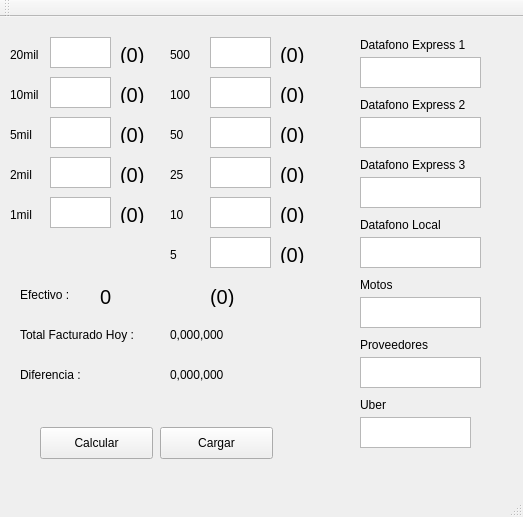
<?xml version="1.0" encoding="UTF-8"?>
<ui version="4.0">
 <class>MainWindow</class>
 <widget class="QMainWindow" name="MainWindow">
  <property name="geometry">
   <rect>
    <x>0</x>
    <y>0</y>
    <width>523</width>
    <height>517</height>
   </rect>
  </property>
  <property name="windowTitle">
   <string>MainWindow</string>
  </property>
  <widget class="QWidget" name="centralWidget">
   <widget class="QPushButton" name="pushButton_GO">
    <property name="geometry">
     <rect>
      <x>160</x>
      <y>410</y>
      <width>113</width>
      <height>32</height>
     </rect>
    </property>
    <property name="text">
     <string>Cargar</string>
    </property>
   </widget>
   <widget class="QLabel" name="label">
    <property name="geometry">
     <rect>
      <x>10</x>
      <y>30</y>
      <width>60</width>
      <height>16</height>
     </rect>
    </property>
    <property name="text">
     <string>20mil</string>
    </property>
   </widget>
   <widget class="QTextEdit" name="TE_Billete">
    <property name="geometry">
     <rect>
      <x>50</x>
      <y>20</y>
      <width>61</width>
      <height>31</height>
     </rect>
    </property>
    <property name="tabChangesFocus">
     <bool>true</bool>
    </property>
    <property name="html">
     <string>&lt;!DOCTYPE HTML PUBLIC &quot;-//W3C//DTD HTML 4.0//EN&quot; &quot;http://www.w3.org/TR/REC-html40/strict.dtd&quot;&gt;
&lt;html&gt;&lt;head&gt;&lt;meta name=&quot;qrichtext&quot; content=&quot;1&quot; /&gt;&lt;style type=&quot;text/css&quot;&gt;
p, li { white-space: pre-wrap; }
&lt;/style&gt;&lt;/head&gt;&lt;body style=&quot; font-family:'.SF NS Text'; font-size:13pt; font-weight:400; font-style:normal;&quot;&gt;
&lt;p style=&quot;-qt-paragraph-type:empty; margin-top:0px; margin-bottom:0px; margin-left:0px; margin-right:0px; -qt-block-indent:0; text-indent:0px;&quot;&gt;&lt;br /&gt;&lt;/p&gt;&lt;/body&gt;&lt;/html&gt;</string>
    </property>
   </widget>
   <widget class="QTextEdit" name="TE_Billete_2">
    <property name="geometry">
     <rect>
      <x>50</x>
      <y>60</y>
      <width>61</width>
      <height>31</height>
     </rect>
    </property>
    <property name="tabChangesFocus">
     <bool>true</bool>
    </property>
   </widget>
   <widget class="QLabel" name="label_2">
    <property name="geometry">
     <rect>
      <x>10</x>
      <y>70</y>
      <width>60</width>
      <height>16</height>
     </rect>
    </property>
    <property name="text">
     <string>10mil</string>
    </property>
   </widget>
   <widget class="QTextEdit" name="TE_Billete_3">
    <property name="geometry">
     <rect>
      <x>50</x>
      <y>100</y>
      <width>61</width>
      <height>31</height>
     </rect>
    </property>
    <property name="tabChangesFocus">
     <bool>true</bool>
    </property>
   </widget>
   <widget class="QLabel" name="label_3">
    <property name="geometry">
     <rect>
      <x>10</x>
      <y>110</y>
      <width>60</width>
      <height>16</height>
     </rect>
    </property>
    <property name="text">
     <string>5mil</string>
    </property>
   </widget>
   <widget class="QTextEdit" name="TE_Billete_4">
    <property name="geometry">
     <rect>
      <x>50</x>
      <y>140</y>
      <width>61</width>
      <height>31</height>
     </rect>
    </property>
    <property name="tabChangesFocus">
     <bool>true</bool>
    </property>
   </widget>
   <widget class="QLabel" name="label_4">
    <property name="geometry">
     <rect>
      <x>10</x>
      <y>150</y>
      <width>60</width>
      <height>16</height>
     </rect>
    </property>
    <property name="text">
     <string>2mil</string>
    </property>
   </widget>
   <widget class="QTextEdit" name="TE_Billete_5">
    <property name="geometry">
     <rect>
      <x>50</x>
      <y>180</y>
      <width>61</width>
      <height>31</height>
     </rect>
    </property>
    <property name="tabChangesFocus">
     <bool>true</bool>
    </property>
   </widget>
   <widget class="QLabel" name="label_5">
    <property name="geometry">
     <rect>
      <x>10</x>
      <y>190</y>
      <width>60</width>
      <height>16</height>
     </rect>
    </property>
    <property name="text">
     <string>1mil</string>
    </property>
   </widget>
   <widget class="QTextEdit" name="TE_Moneda">
    <property name="geometry">
     <rect>
      <x>210</x>
      <y>20</y>
      <width>61</width>
      <height>31</height>
     </rect>
    </property>
    <property name="tabChangesFocus">
     <bool>true</bool>
    </property>
   </widget>
   <widget class="QLabel" name="label_6">
    <property name="geometry">
     <rect>
      <x>170</x>
      <y>30</y>
      <width>60</width>
      <height>16</height>
     </rect>
    </property>
    <property name="text">
     <string>500</string>
    </property>
   </widget>
   <widget class="QTextEdit" name="TE_Moneda_2">
    <property name="geometry">
     <rect>
      <x>210</x>
      <y>60</y>
      <width>61</width>
      <height>31</height>
     </rect>
    </property>
    <property name="tabChangesFocus">
     <bool>true</bool>
    </property>
   </widget>
   <widget class="QLabel" name="label_7">
    <property name="geometry">
     <rect>
      <x>170</x>
      <y>70</y>
      <width>60</width>
      <height>16</height>
     </rect>
    </property>
    <property name="text">
     <string>100</string>
    </property>
   </widget>
   <widget class="QTextEdit" name="TE_Moneda_3">
    <property name="geometry">
     <rect>
      <x>210</x>
      <y>100</y>
      <width>61</width>
      <height>31</height>
     </rect>
    </property>
    <property name="tabChangesFocus">
     <bool>true</bool>
    </property>
   </widget>
   <widget class="QLabel" name="label_8">
    <property name="geometry">
     <rect>
      <x>170</x>
      <y>110</y>
      <width>60</width>
      <height>16</height>
     </rect>
    </property>
    <property name="text">
     <string>50</string>
    </property>
   </widget>
   <widget class="QTextEdit" name="TE_Moneda_4">
    <property name="geometry">
     <rect>
      <x>210</x>
      <y>140</y>
      <width>61</width>
      <height>31</height>
     </rect>
    </property>
    <property name="tabChangesFocus">
     <bool>true</bool>
    </property>
   </widget>
   <widget class="QLabel" name="label_9">
    <property name="geometry">
     <rect>
      <x>170</x>
      <y>150</y>
      <width>60</width>
      <height>16</height>
     </rect>
    </property>
    <property name="text">
     <string>25</string>
    </property>
   </widget>
   <widget class="QTextEdit" name="TE_Moneda_5">
    <property name="geometry">
     <rect>
      <x>210</x>
      <y>180</y>
      <width>61</width>
      <height>31</height>
     </rect>
    </property>
    <property name="tabChangesFocus">
     <bool>true</bool>
    </property>
   </widget>
   <widget class="QLabel" name="label_10">
    <property name="geometry">
     <rect>
      <x>170</x>
      <y>190</y>
      <width>60</width>
      <height>16</height>
     </rect>
    </property>
    <property name="text">
     <string>10</string>
    </property>
   </widget>
   <widget class="QTextEdit" name="TE_Moneda_6">
    <property name="geometry">
     <rect>
      <x>210</x>
      <y>220</y>
      <width>61</width>
      <height>31</height>
     </rect>
    </property>
    <property name="tabChangesFocus">
     <bool>true</bool>
    </property>
   </widget>
   <widget class="QLabel" name="label_11">
    <property name="geometry">
     <rect>
      <x>170</x>
      <y>230</y>
      <width>60</width>
      <height>16</height>
     </rect>
    </property>
    <property name="text">
     <string>5</string>
    </property>
   </widget>
   <widget class="QTextEdit" name="TE_Datafono">
    <property name="geometry">
     <rect>
      <x>360</x>
      <y>40</y>
      <width>121</width>
      <height>31</height>
     </rect>
    </property>
    <property name="tabChangesFocus">
     <bool>true</bool>
    </property>
   </widget>
   <widget class="QLabel" name="label_12">
    <property name="geometry">
     <rect>
      <x>360</x>
      <y>20</y>
      <width>131</width>
      <height>16</height>
     </rect>
    </property>
    <property name="text">
     <string>Datafono Express 1</string>
    </property>
   </widget>
   <widget class="QTextEdit" name="TE_Datafono_2">
    <property name="geometry">
     <rect>
      <x>360</x>
      <y>100</y>
      <width>121</width>
      <height>31</height>
     </rect>
    </property>
    <property name="tabChangesFocus">
     <bool>true</bool>
    </property>
   </widget>
   <widget class="QLabel" name="label_13">
    <property name="geometry">
     <rect>
      <x>360</x>
      <y>80</y>
      <width>131</width>
      <height>16</height>
     </rect>
    </property>
    <property name="text">
     <string>Datafono Express 2</string>
    </property>
   </widget>
   <widget class="QTextEdit" name="TE_Datafono_3">
    <property name="geometry">
     <rect>
      <x>360</x>
      <y>160</y>
      <width>121</width>
      <height>31</height>
     </rect>
    </property>
    <property name="tabChangesFocus">
     <bool>true</bool>
    </property>
   </widget>
   <widget class="QLabel" name="label_14">
    <property name="geometry">
     <rect>
      <x>360</x>
      <y>140</y>
      <width>131</width>
      <height>16</height>
     </rect>
    </property>
    <property name="text">
     <string>Datafono Express 3</string>
    </property>
   </widget>
   <widget class="QTextEdit" name="TE_Datafono_4">
    <property name="geometry">
     <rect>
      <x>360</x>
      <y>220</y>
      <width>121</width>
      <height>31</height>
     </rect>
    </property>
    <property name="tabChangesFocus">
     <bool>true</bool>
    </property>
   </widget>
   <widget class="QLabel" name="label_15">
    <property name="geometry">
     <rect>
      <x>360</x>
      <y>200</y>
      <width>131</width>
      <height>16</height>
     </rect>
    </property>
    <property name="text">
     <string>Datafono Local</string>
    </property>
   </widget>
   <widget class="QTextEdit" name="TE_Provedores">
    <property name="geometry">
     <rect>
      <x>360</x>
      <y>340</y>
      <width>121</width>
      <height>31</height>
     </rect>
    </property>
    <property name="tabChangesFocus">
     <bool>true</bool>
    </property>
   </widget>
   <widget class="QLabel" name="label_16">
    <property name="geometry">
     <rect>
      <x>360</x>
      <y>320</y>
      <width>131</width>
      <height>16</height>
     </rect>
    </property>
    <property name="text">
     <string>Proveedores</string>
    </property>
   </widget>
   <widget class="QTextEdit" name="TE_Uber">
    <property name="geometry">
     <rect>
      <x>360</x>
      <y>400</y>
      <width>111</width>
      <height>31</height>
     </rect>
    </property>
    <property name="tabChangesFocus">
     <bool>true</bool>
    </property>
   </widget>
   <widget class="QLabel" name="label_17">
    <property name="geometry">
     <rect>
      <x>360</x>
      <y>380</y>
      <width>131</width>
      <height>16</height>
     </rect>
    </property>
    <property name="text">
     <string>Uber</string>
    </property>
   </widget>
   <widget class="QPushButton" name="pushButton_calcular">
    <property name="geometry">
     <rect>
      <x>40</x>
      <y>410</y>
      <width>113</width>
      <height>32</height>
     </rect>
    </property>
    <property name="text">
     <string>Calcular</string>
    </property>
   </widget>
   <widget class="QLabel" name="la_billete">
    <property name="geometry">
     <rect>
      <x>120</x>
      <y>30</y>
      <width>41</width>
      <height>16</height>
     </rect>
    </property>
    <property name="font">
     <font>
      <pointsize>15</pointsize>
     </font>
    </property>
    <property name="text">
     <string>(0)</string>
    </property>
   </widget>
   <widget class="QLabel" name="la_billete_2">
    <property name="geometry">
     <rect>
      <x>120</x>
      <y>70</y>
      <width>41</width>
      <height>16</height>
     </rect>
    </property>
    <property name="font">
     <font>
      <pointsize>15</pointsize>
     </font>
    </property>
    <property name="text">
     <string>(0)</string>
    </property>
   </widget>
   <widget class="QLabel" name="la_billete_3">
    <property name="geometry">
     <rect>
      <x>120</x>
      <y>110</y>
      <width>41</width>
      <height>16</height>
     </rect>
    </property>
    <property name="font">
     <font>
      <pointsize>15</pointsize>
     </font>
    </property>
    <property name="text">
     <string>(0)</string>
    </property>
   </widget>
   <widget class="QLabel" name="la_billete_4">
    <property name="geometry">
     <rect>
      <x>120</x>
      <y>150</y>
      <width>41</width>
      <height>16</height>
     </rect>
    </property>
    <property name="font">
     <font>
      <pointsize>15</pointsize>
     </font>
    </property>
    <property name="text">
     <string>(0)</string>
    </property>
   </widget>
   <widget class="QLabel" name="la_billete_5">
    <property name="geometry">
     <rect>
      <x>120</x>
      <y>190</y>
      <width>41</width>
      <height>16</height>
     </rect>
    </property>
    <property name="font">
     <font>
      <pointsize>15</pointsize>
     </font>
    </property>
    <property name="text">
     <string>(0)</string>
    </property>
   </widget>
   <widget class="QLabel" name="la_moneda">
    <property name="geometry">
     <rect>
      <x>280</x>
      <y>30</y>
      <width>41</width>
      <height>16</height>
     </rect>
    </property>
    <property name="font">
     <font>
      <pointsize>15</pointsize>
     </font>
    </property>
    <property name="text">
     <string>(0)</string>
    </property>
   </widget>
   <widget class="QLabel" name="la_moneda_2">
    <property name="geometry">
     <rect>
      <x>280</x>
      <y>70</y>
      <width>41</width>
      <height>16</height>
     </rect>
    </property>
    <property name="font">
     <font>
      <pointsize>15</pointsize>
     </font>
    </property>
    <property name="text">
     <string>(0)</string>
    </property>
   </widget>
   <widget class="QLabel" name="la_moneda_3">
    <property name="geometry">
     <rect>
      <x>280</x>
      <y>110</y>
      <width>41</width>
      <height>16</height>
     </rect>
    </property>
    <property name="font">
     <font>
      <pointsize>15</pointsize>
     </font>
    </property>
    <property name="text">
     <string>(0)</string>
    </property>
   </widget>
   <widget class="QLabel" name="la_moneda_4">
    <property name="geometry">
     <rect>
      <x>280</x>
      <y>150</y>
      <width>41</width>
      <height>16</height>
     </rect>
    </property>
    <property name="font">
     <font>
      <pointsize>15</pointsize>
     </font>
    </property>
    <property name="text">
     <string>(0)</string>
    </property>
   </widget>
   <widget class="QLabel" name="la_moneda_5">
    <property name="geometry">
     <rect>
      <x>280</x>
      <y>190</y>
      <width>41</width>
      <height>16</height>
     </rect>
    </property>
    <property name="font">
     <font>
      <pointsize>15</pointsize>
     </font>
    </property>
    <property name="text">
     <string>(0)</string>
    </property>
   </widget>
   <widget class="QLabel" name="la_moneda_6">
    <property name="geometry">
     <rect>
      <x>280</x>
      <y>230</y>
      <width>41</width>
      <height>16</height>
     </rect>
    </property>
    <property name="font">
     <font>
      <pointsize>15</pointsize>
     </font>
    </property>
    <property name="text">
     <string>(0)</string>
    </property>
   </widget>
   <widget class="QLabel" name="label_18">
    <property name="geometry">
     <rect>
      <x>20</x>
      <y>310</y>
      <width>151</width>
      <height>16</height>
     </rect>
    </property>
    <property name="text">
     <string>Total Facturado Hoy :</string>
    </property>
   </widget>
   <widget class="QLabel" name="lb_total">
    <property name="geometry">
     <rect>
      <x>170</x>
      <y>310</y>
      <width>151</width>
      <height>16</height>
     </rect>
    </property>
    <property name="text">
     <string>0,000,000</string>
    </property>
   </widget>
   <widget class="QLabel" name="la_total">
    <property name="geometry">
     <rect>
      <x>210</x>
      <y>270</y>
      <width>131</width>
      <height>20</height>
     </rect>
    </property>
    <property name="font">
     <font>
      <pointsize>15</pointsize>
     </font>
    </property>
    <property name="text">
     <string>(0)</string>
    </property>
   </widget>
   <widget class="QLabel" name="la_total_actual">
    <property name="geometry">
     <rect>
      <x>100</x>
      <y>270</y>
      <width>91</width>
      <height>20</height>
     </rect>
    </property>
    <property name="font">
     <font>
      <pointsize>15</pointsize>
     </font>
    </property>
    <property name="text">
     <string>0</string>
    </property>
   </widget>
   <widget class="QLabel" name="label_19">
    <property name="geometry">
     <rect>
      <x>20</x>
      <y>270</y>
      <width>151</width>
      <height>16</height>
     </rect>
    </property>
    <property name="text">
     <string>Efectivo : </string>
    </property>
   </widget>
   <widget class="QLabel" name="lb_total_2">
    <property name="geometry">
     <rect>
      <x>170</x>
      <y>350</y>
      <width>151</width>
      <height>16</height>
     </rect>
    </property>
    <property name="text">
     <string>0,000,000</string>
    </property>
   </widget>
   <widget class="QLabel" name="label_20">
    <property name="geometry">
     <rect>
      <x>20</x>
      <y>350</y>
      <width>151</width>
      <height>16</height>
     </rect>
    </property>
    <property name="text">
     <string>Diferencia :</string>
    </property>
   </widget>
   <widget class="QTextEdit" name="TE_Motos">
    <property name="geometry">
     <rect>
      <x>360</x>
      <y>280</y>
      <width>121</width>
      <height>31</height>
     </rect>
    </property>
    <property name="tabChangesFocus">
     <bool>true</bool>
    </property>
   </widget>
   <widget class="QLabel" name="label_21">
    <property name="geometry">
     <rect>
      <x>360</x>
      <y>260</y>
      <width>131</width>
      <height>16</height>
     </rect>
    </property>
    <property name="text">
     <string>Motos</string>
    </property>
   </widget>
  </widget>
  <widget class="QMenuBar" name="menuBar">
   <property name="geometry">
    <rect>
     <x>0</x>
     <y>0</y>
     <width>523</width>
     <height>22</height>
    </rect>
   </property>
  </widget>
  <widget class="QToolBar" name="mainToolBar">
   <attribute name="toolBarArea">
    <enum>TopToolBarArea</enum>
   </attribute>
   <attribute name="toolBarBreak">
    <bool>false</bool>
   </attribute>
  </widget>
  <widget class="QStatusBar" name="statusBar"/>
 </widget>
 <layoutdefault spacing="6" margin="11"/>
 <tabstops>
  <tabstop>TE_Billete</tabstop>
  <tabstop>TE_Billete_2</tabstop>
  <tabstop>TE_Billete_3</tabstop>
  <tabstop>TE_Billete_4</tabstop>
  <tabstop>TE_Billete_5</tabstop>
  <tabstop>TE_Moneda</tabstop>
  <tabstop>TE_Moneda_2</tabstop>
  <tabstop>TE_Moneda_3</tabstop>
  <tabstop>TE_Moneda_4</tabstop>
  <tabstop>TE_Moneda_5</tabstop>
  <tabstop>TE_Moneda_6</tabstop>
  <tabstop>TE_Datafono</tabstop>
  <tabstop>TE_Datafono_2</tabstop>
  <tabstop>TE_Datafono_3</tabstop>
  <tabstop>TE_Datafono_4</tabstop>
  <tabstop>TE_Provedores</tabstop>
  <tabstop>pushButton_GO</tabstop>
 </tabstops>
 <resources/>
 <connections/>
</ui>
